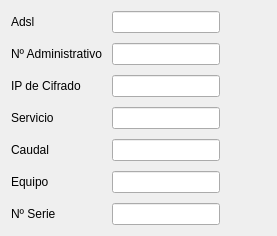
          <widget class="QWidget" name="Linea">
           <attribute name="title">
            <string>Línea</string>
           </attribute>
           <layout class="QGridLayout" name="gridLayout_7">
            <item row="0" column="0">
             <layout class="QGridLayout" name="gridLayout_linea">
              <property name="sizeConstraint">
               <enum>QLayout::SetDefaultConstraint</enum>
              </property>
              <property name="spacing">
               <number>10</number>
              </property>
              <item row="2" column="0">
               <widget class="QLabel" name="label_ip_cifrado">
                <property name="text">
                 <string>IP de Cifrado</string>
                </property>
               </widget>
              </item>
              <item row="4" column="1">
               <widget class="QLineEdit" name="lineEdit_linea_caudal">
                <property name="maximumSize">
                 <size>
                  <width>400</width>
                  <height>16777215</height>
                 </size>
                </property>
                <property name="maxLength">
                 <number>64</number>
                </property>
                <property name="readOnly">
                 <bool>true</bool>
                </property>
               </widget>
              </item>
              <item row="5" column="1">
               <widget class="QLineEdit" name="lineEdit_linea_equipamiento">
                <property name="maximumSize">
                 <size>
                  <width>200</width>
                  <height>16777215</height>
                 </size>
                </property>
                <property name="maxLength">
                 <number>128</number>
                </property>
                <property name="alignment">
                 <set>Qt::AlignRight|Qt::AlignTrailing|Qt::AlignVCenter</set>
                </property>
                <property name="readOnly">
                 <bool>true</bool>
                </property>
               </widget>
              </item>
              <item row="3" column="0">
               <widget class="QLabel" name="label_servicio">
                <property name="text">
                 <string>Servicio</string>
                </property>
               </widget>
              </item>
              <item row="4" column="0">
               <widget class="QLabel" name="label_caudal">
                <property name="text">
                 <string>Caudal</string>
                </property>
               </widget>
              </item>
              <item row="0" column="0">
               <widget class="QLabel" name="label_adsl">
                <property name="text">
                 <string>Adsl</string>
                </property>
               </widget>
              </item>
              <item row="1" column="0">
               <widget class="QLabel" name="label_num_administrativo">
                <property name="text">
                 <string>Nº Administrativo</string>
                </property>
               </widget>
              </item>
              <item row="3" column="1">
               <widget class="QLineEdit" name="lineEdit_linea_servicio">
                <property name="maximumSize">
                 <size>
                  <width>400</width>
                  <height>16777215</height>
                 </size>
                </property>
                <property name="maxLength">
                 <number>64</number>
                </property>
                <property name="readOnly">
                 <bool>true</bool>
                </property>
               </widget>
              </item>
              <item row="0" column="1">
               <widget class="QLineEdit" name="lineEdit_linea_adsl">
                <property name="sizePolicy">
                 <sizepolicy hsizetype="Fixed" vsizetype="Fixed">
                  <horstretch>0</horstretch>
                  <verstretch>0</verstretch>
                 </sizepolicy>
                </property>
                <property name="maximumSize">
                 <size>
                  <width>200</width>
                  <height>16777215</height>
                 </size>
                </property>
                <property name="maxLength">
                 <number>16</number>
                </property>
                <property name="alignment">
                 <set>Qt::AlignRight|Qt::AlignTrailing|Qt::AlignVCenter</set>
                </property>
                <property name="readOnly">
                 <bool>true</bool>
                </property>
               </widget>
              </item>
              <item row="1" column="1">
               <widget class="QLineEdit" name="lineEdit_linea_num_administrativo">
                <property name="sizePolicy">
                 <sizepolicy hsizetype="Fixed" vsizetype="Fixed">
                  <horstretch>0</horstretch>
                  <verstretch>0</verstretch>
                 </sizepolicy>
                </property>
                <property name="maximumSize">
                 <size>
                  <width>200</width>
                  <height>16777215</height>
                 </size>
                </property>
                <property name="maxLength">
                 <number>16</number>
                </property>
                <property name="alignment">
                 <set>Qt::AlignRight|Qt::AlignTrailing|Qt::AlignVCenter</set>
                </property>
                <property name="readOnly">
                 <bool>true</bool>
                </property>
               </widget>
              </item>
              <item row="2" column="1">
               <widget class="QLineEdit" name="lineEdit_linea_ip_cifrado">
                <property name="sizePolicy">
                 <sizepolicy hsizetype="Fixed" vsizetype="Fixed">
                  <horstretch>0</horstretch>
                  <verstretch>0</verstretch>
                 </sizepolicy>
                </property>
                <property name="maximumSize">
                 <size>
                  <width>200</width>
                  <height>16777215</height>
                 </size>
                </property>
                <property name="maxLength">
                 <number>16</number>
                </property>
                <property name="alignment">
                 <set>Qt::AlignRight|Qt::AlignTrailing|Qt::AlignVCenter</set>
                </property>
                <property name="readOnly">
                 <bool>true</bool>
                </property>
               </widget>
              </item>
              <item row="5" column="0">
               <widget class="QLabel" name="label_equipo">
                <property name="text">
                 <string>Equipo</string>
                </property>
               </widget>
              </item>
              <item row="6" column="0">
               <widget class="QLabel" name="label_num_serie">
                <property name="text">
                 <string>Nº Serie</string>
                </property>
               </widget>
              </item>
              <item row="6" column="1">
               <widget class="QLineEdit" name="lineEdit_linea_numero_serie">
                <property name="maximumSize">
                 <size>
                  <width>200</width>
                  <height>16777215</height>
                 </size>
                </property>
                <property name="alignment">
                 <set>Qt::AlignRight|Qt::AlignTrailing|Qt::AlignVCenter</set>
                </property>
               </widget>
              </item>
             </layout>
            </item>
            <item row="0" column="1">
             <widget class="QPushButton" name="pB_linea_router">
              <property name="sizePolicy">
               <sizepolicy hsizetype="Fixed" vsizetype="Fixed">
                <horstretch>0</horstretch>
                <verstretch>0</verstretch>
               </sizepolicy>
              </property>
              <property name="text">
               <string/>
              </property>
              <property name="iconSize">
               <size>
                <width>400</width>
                <height>248</height>
               </size>
              </property>
              <property name="autoDefault">
               <bool>false</bool>
              </property>
              <property name="default">
               <bool>true</bool>
              </property>
              <property name="flat">
               <bool>true</bool>
              </property>
             </widget>
            </item>
           </layout>
          </widget>
